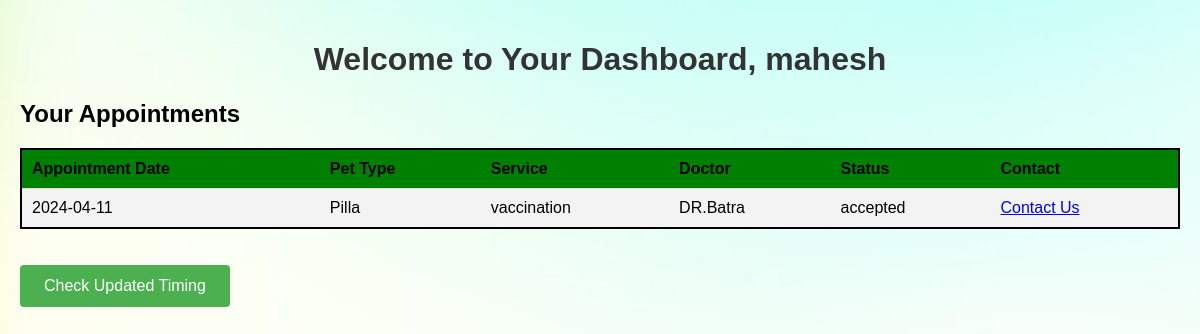
/usi.php (signed in), run on the app's committed database.
### tables this page shows
CREATE TABLE `users` (
  `id` int(11) NOT NULL,
  `name` varchar(255) NOT NULL,
  `email` varchar(255) NOT NULL,
  `address` varchar(255) NOT NULL,
  `appointment_date` date NOT NULL,
  `pettype` varchar(255) NOT NULL,
  `problemdescription` text NOT NULL,
  `file_name` varchar(255) NOT NULL,
  `status` varchar(50) NOT NULL,
  `doctorname` varchar(255) DEFAULT NULL,
  `service` enum('vaccination','checkup','grooming','gentlecare','psychotherapy') NOT NULL,
  `appointment_time` datetime DEFAULT NULL
);

### usi.php (the view, shortened to what this page needs)
<?php
require('db.php');
$username = $_SESSION['username'];
$query = "SELECT * FROM users WHERE name = '$username'";
$result = $con->query($query);
$time_query = "SELECT MAX(appointment_time) AS latest_appointment FROM appointments";
$time_result = $con->query($time_query);
$max_appointments = 10;
$available_appointments = $max_appointments - $time_result->num_rows;
?>
<!DOCTYPE html>
<html>
<head>
</head>
<body>
    <h1>Welcome to Your Dashboard, <?php echo $username; ?></h1>
    <?php if ($result->num_rows > 0) : ?>
        <h2>Your Appointments</h2>
        <table>
            <tr>
                <th>Appointment Date</th>
                <th>Pet Type</th>
                <th>Service</th>
                <th>Doctor</th>
                <th>Status</th>
                <?php if ($available_appointments > 0) : ?>
                    <th>Contact</th>
                <?php endif; ?>
            </tr>
            <?php while ($row = $result->fetch_assoc()) : ?>
                <tr>
                    <td><?php echo $row['appointment_date']; ?></td>
                    <td><?php echo $row['pettype']; ?></td>
                    <td><?php echo $row['service']; ?></td>
                    <td><?php echo $row['doctorname']; ?></td>
                    <td><?php echo $row['status']; ?></td>
                    <?php if ($row['status'] == 'accepted' && $available_appointments > 0) : ?>
                        <td><a href="contact.php">Contact Us</a></td>
                    <?php endif; ?>
                </tr>
            <?php endwhile; ?>
        </table>
    <?php else : ?>
        <p>No appointments found.</p>
    <?php endif; ?>
    <br><br>
    <button style="background-color: #4CAF50; color: white; padding: 12px 24px; text-align: center; text-decoration: none; display: inline-block; font-size: 16px; border-radius: 4px; border: none; cursor: pointer; transition: background-color 0.3s ease;">
  <a href="code.php" style="color: inherit; text-decoration: none;">Check Updated Timing</a>
</button>
</body>
</html>

### usi.php (style rules this page uses)
body { font-family: Arial, sans-serif; background-color: #e9ecef; margin: 0; padding: 0; font-family: Arial, sans-serif; background-color: #f8f9fa; padding: 20px; background-image: url('images/aaa.jpg'); background-size: cover ; background-repeat: no-repeat; background-position: center; background-color: rgba(0, 0, 0, 0.5); }
h1 { color: #333333; text-align: center; }
table { width: 100%; border-collapse: collapse; margin-top: 20px; border: 2px solid black; }
th, td { padding: 10px; text-align: left; border-bottom: 1px solid #dddddd; }
th { background-color: #f8f9fa; }
tr:nth-child(even) { background-color: #f3f3f3; }
tr { background-color: lightblue; }
th { background-color: green; }

### data on the page
users: appointment_date "2024-04-11", pettype "Pilla", service "vaccination", doctorname "DR.Batra", status "accepted", shows "Contact Us"

### other printed values
$username "mahesh"
